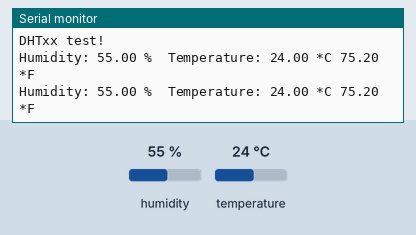
This sketch was run on a simulated ESP8266 (Wemos D1 mini). Shown: the last lines printed to the serial monitor. Inputs (shaded band) come from the test bench; at power-on: humidity 55 %, temperature 24 °C.

Above: at 4.8 s.
4.9 s: humidity set to 22 %
At 7.5 s:
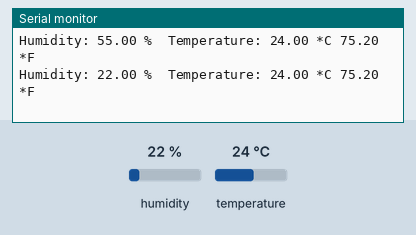
7.9 s: temperature set to 12 °C
At 9.2 s:
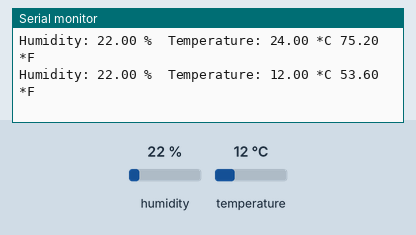
10.9 s: humidity set to 40 %
At 12.6 s:
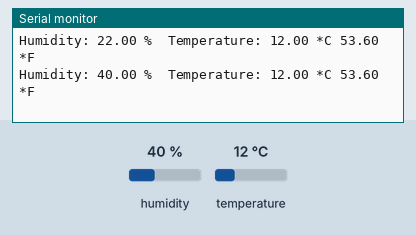
Timing chart, 0 to 14.1 s (numbered marks = the images above; inputs shaded):
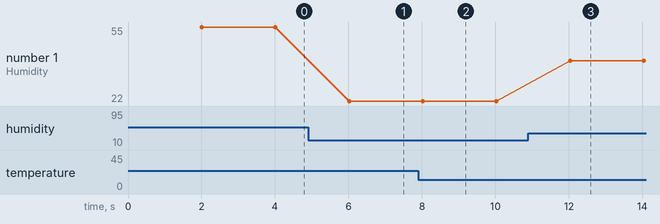

Measured:
- after the input at 4.9 s, the serial monitor: prints a new line after 1.1 s (image 1)
- after the input at 7.9 s, the serial monitor: prints a new line after 0.12 s (image 2)
- after the input at 10.9 s, the serial monitor: prints a new line after 1.1 s (image 3)
- plotted number 1: 55 → 22 after the input at 4.9 s, 22 → 40 after the input at 10.9 s

The sketch:

wemosdhtpro.ino
```cpp
#include "DHT.h"
#define DHTPIN D4     // what pin we're connected to
#define DHTTYPE DHT22   // DHT 22  (AM2302)

DHT dht(DHTPIN, DHTTYPE);

void setup()
{
  Serial.begin(9600);
  Serial.println("DHTxx test!");
  dht.begin();
}

void loop()
{
  // Wait a few seconds between measurements.
  delay(2000);

  float h = dht.readHumidity();
  float t = dht.readTemperature();
  float f = dht.readTemperature(true);

  // Check if any reads failed and exit early (to try again).
  if (isnan(h) || isnan(t) || isnan(f))
  {
    Serial.println("Failed to read from DHT sensor!");
    return;
  }

  Serial.print("Humidity: ");
  Serial.print(h);
  Serial.print(" %\t");
  Serial.print("Temperature: ");
  Serial.print(t);
  Serial.print(" *C ");
  Serial.print(f);
  Serial.println(" *F");

}
```
